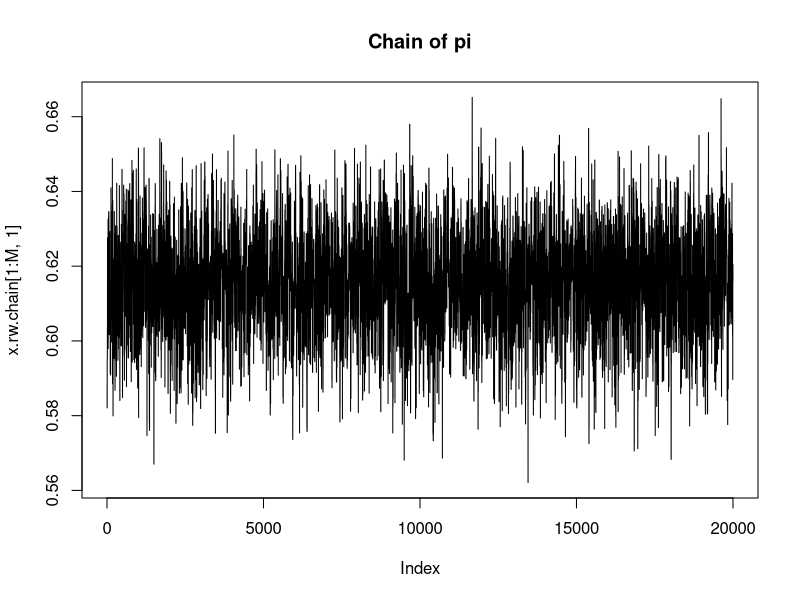
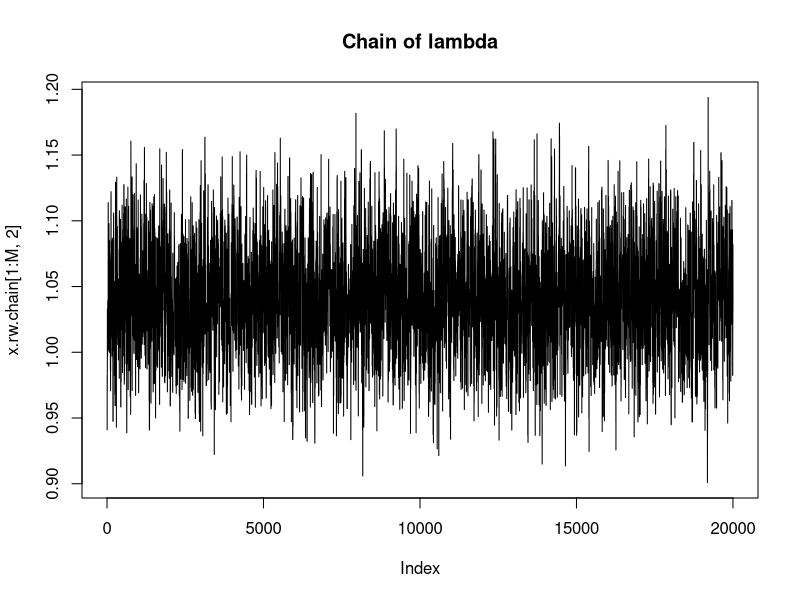
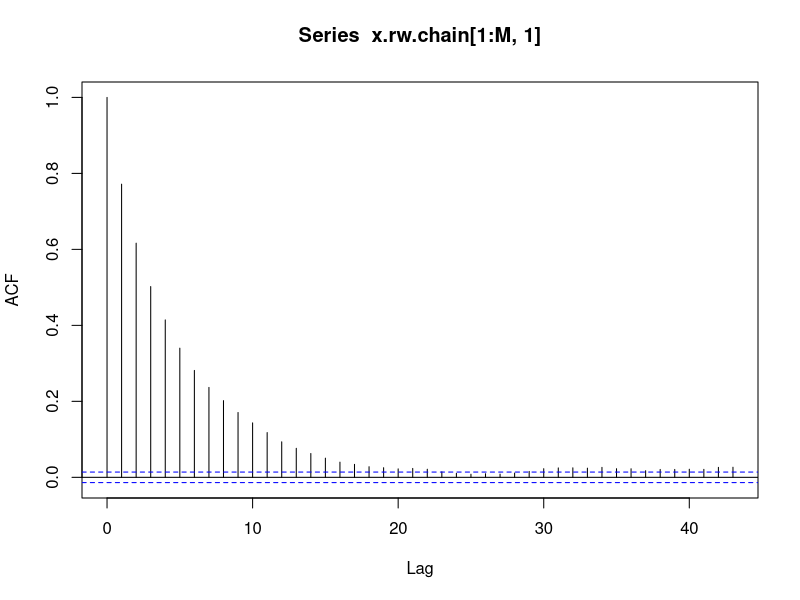
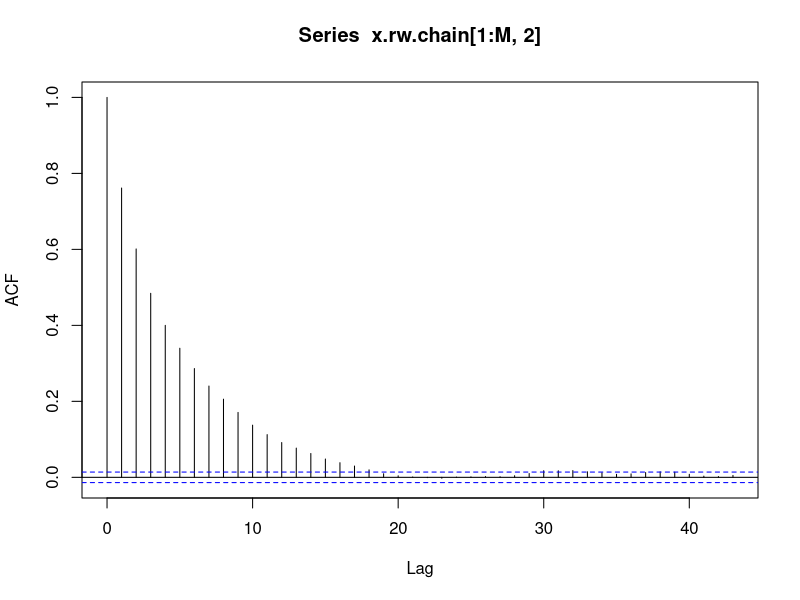

Source code (R) for these figures, in order:
## ---- chunk 1
knitr::opts_chunk$set(echo = TRUE)
## ---- chunk 2
### HELPER FUNCTIONS
# 1. log prior for lambda
lplambda <- function(lambda){
        lplambda <- dgamma(lambda, shape=2, scale=2, log=TRUE)
        
        return(lplambda)
}

# 2. log prior for pi
# This is not necessary b/c its value is always 1
lppi <- function(pi){
        lppi <- dunif(pi, min=0, max=1, log=TRUE)
        
        return(lppi)
}

# Change of variable for pi
# 3. logit function
logit <- function(pi){
        u <- log(pi/(1-pi))
        
        return(u)
}

# 4. inverse logit function
inv.logit <- function(u){
        pi <- exp(u)/(1+exp(u))
        
        return(pi)
}

# Functions of producing a random walk.
# 5. N(0, 0.12^2) for u (and pi)
r.walk_u <- function(){
        r.walk <- rnorm(1, mean=0, sd=0.12)
        
        return(r.walk)
}
# 6. normal(0, 0.09^2) for lambda
r.walk_lambda <- function(){
        r.walk <- rnorm(1, mean=0, sd=0.09)
        
        return(r.walk)
}


# 7. Log-likelihood
ll <- function(y, ny, x){
  pi = x[1]
  lambda = x[2]
  
  # when y = 0
  y0 <- ny[which(y==0)]*log(pi + (1-pi)*exp(-lambda))
  
  # when y > 0 (y greater then 0)
  ygt0 <- sum(ny[which(y!=0)] * log((1-pi)*dpois(y[which(y!=0)], lambda=lambda)))
  
  # log-Jacobian for pi and u
  log_jacob <- -log(pi*(1-pi))
  
  # log-likelihood
  ll <- y0 + ygt0 + lplambda(lambda) + lppi(pi) + log_jacob
  
  return(ll)
}


# 8. MH ratio
R <- function(y, ny, x, xt){
        logR <- ll(y,ny,x) - ll(y,ny,xt)
        R <- exp(logR)
        
        return(R)
}
## ---- chunk 3
# set the seed
set.seed(1)

# data
y <- 0:6
ny <- c(3062, 587, 284, 103, 33, 4, 2)

# Set chain length and Burn.in
M <- 20000
burn.in <- 2000

# initialize the chain vector (alpha, lambda)
x.rw.chain <- matrix(0, M + burn.in, 2)
colnames(x.rw.chain) <- c("pi","lambda")

# Initialize chain with specified initial values
# alpha, lambda
x.rw.chain[1,] <- c(0.3, 3)

# Creating an empty vector for acceptance rate
accept <- rep(0,2)
## ---- chunk 4
# now start chain
for(i in 1:(M - 1 + burn.in)) {
        # set the value at current iteration of the chain to variable xt
        xt <- x.rw.chain[i, ]
        
        ### loop for pi and lambda

        ## Step 1: pi        
        # set proposal equal to previous
        x <- xt
                
        # change of variable
        u <- logit(x[1])
                
        # Update
        u <- u + r.walk_u()
                
        # Transform back to pi
        x[1] <- inv.logit(u)
                
        # Calculate MH ratio
        r <- min(R(y, ny, x, xt), 1)
                
        # Generate draw from bernoulli(r)
        keep <- rbinom(1,1,r)
                
        # if keep = 1, then set next iteration equal to then proposal
        if (keep == 1) {
                # update into the chain
                x.rw.chain[i + 1, ] <- x
                        
                # reset xt
                xt <- x
                        
                # update number of acceaptance
                accept[1] <- accept[1] + 1
        } else{
                # otherwise, carry over value from the current iteration
                x.rw.chain[i + 1, ] <- xt
        }
        ## The end of Step 1 (pi)
        
                
        ## Step 2: lambda
        # set proposal equal to previous
        x <- xt
                
        # Candidate
        proposed <- x[2] + r.walk_lambda()
        
        # If proposed x is non-positive, then use xt. 
        if (proposed <= 0){
                r <- 0
        } else {
                x[2] <- proposed
                        
                # Calculate MH ratio
                r <- min(R(y, ny, x, xt), 1)
        }
        
        # Generate draw from bernoulli(r)
        keep <- rbinom(1,1,r)
                
        # if keep = 1, then set next iteration equal to then proposal
        if (keep == 1) {
                x.rw.chain[i + 1, ] <- x
                        
                # reset xt
                xt <- x
                        
                # update number of acceaptance
                accept[2] <- accept[2] + 1
        } else {
                # otherwise, carry over value from the current iteration
                x.rw.chain[i + 1, ] <- xt
        }
        ## The end of Step 1 (lambda)
        ### The end of loop for pi and lambda
        # now, one sample is created.
}

# Deleting burn.in samples.
x.rw.chain <- x.rw.chain[-c(1:burn.in),]
## ---- chunk 5
# print posterior means and diagnostic plots.  Comment on convergence

# Acceptance rates
accept/M

# Plot of samples
plot(x.rw.chain[1:M,1], type="l", main="Chain of pi")
plot(x.rw.chain[1:M,2], type="l", main="Chain of lambda")

# Autocorrelation plots
acf(x.rw.chain[1:M,1])
acf(x.rw.chain[1:M,2])

# Mean of posterior means for pi
mean(x.rw.chain[1:M,1])
# Mean of posterior means for lambda
mean(x.rw.chain[1:M,2])

